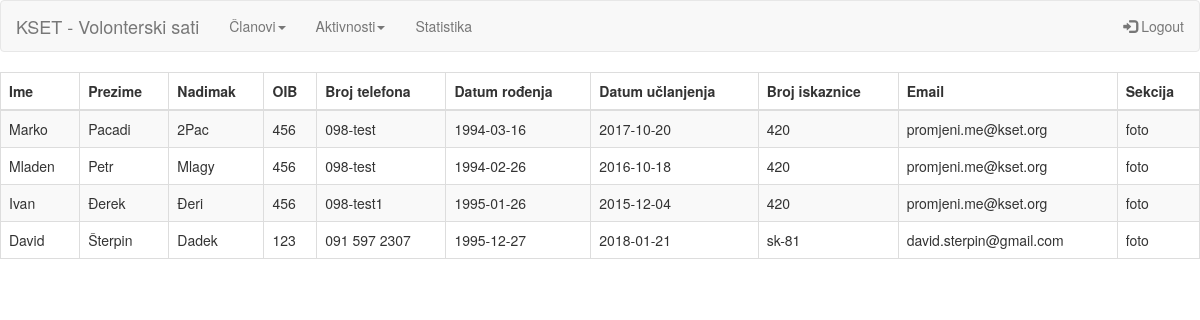
Screenshot of /members/list (signed in) with the database file from the repository.
### tables this page shows
CREATE TABLE CLAN (id integer primary key, ime text, prezime text, nadimak text, oib text default '-', mobitel text default '-', datum_rodenja date default '-', datum_uclanjenja date default '-', broj_iskaznice text default '-', email text default '-', sekcija text default '-', aktivan int default 1);

### members.py (the view)
@members_bp.route('/list', methods=['GET'])
@login_required
def list_members():
    db = DatabaseController()
    if session["access_level"] >= access_levels.SAVJETNIK:
        members = db.get_all_members()
    else:
        members = db.get_all_rows_from_table(DatabaseTables.CLAN)
    members_list = {}
    for member in members:
        if db.is_member_active(member[0]):
            members_list[member[0]] = member[1:-1]
    if session["access_level"] >= access_levels.SAVJETNIK:
        sorted_list = sorted(members_list.items(), key=lambda x: x[1][1])  # Sort po prezimenu ako je unutar sekcije
    else:
        sorted_list = sorted(members_list.items(), key=lambda x: (x[1][-1], x[1][1]))  # Sort po sekciji prvo pa prezimenu
    sorted_members = {}
    for k, v in sorted_list:
        sorted_members[k] = v
    return render_template("/members/list.html", list_records=sorted_members)

### DatabaseController.py (called while the page is built)
    def is_member_active(self, member_id):
        status = self.cursor.execute('SELECT aktivan FROM CLAN WHERE id = ?', (member_id,)).fetchone()[0]
        return status == 1

    def get_row(self, table_name, field, value, return_all=False):
        query = "SELECT * FROM %s WHERE %s = \"%s\"" % (table_name, field, value)
        self.cursor.execute(query)
        if not return_all:
            return self.cursor.fetchone()  # Fetch first one
        else:
            return self.cursor.fetchall()

    def get_all_members(self):
        self.cursor.execute("SELECT * FROM CLAN WHERE sekcija = ?", (session["section"],))
        return self.cursor.fetchall()

### auth.py (called while the page is built)
@auth_bp.before_app_request
def load_logged_in_user():
    user_id = session.get('user_id')
    if user_id is None:
        g.user = None
    else:
        g.user = DatabaseController().get_row(DatabaseTables.KORISNICKI_RACUNI, 'id', user_id)

def login_required(view):
    @functools.wraps(view)
    def wrapped_view(**kwargs):
        if g.user is None:
            flash("Nedozvoljen pristup linku. Morate se ulogirati!", "danger")
            return redirect(url_for('index'))
        return view(**kwargs)
    return wrapped_view

### templates/members/list.html (shortened to what this page needs)
{% extends "base.html" %}
{% block content %}
<head>
  <link rel="stylesheet" href="https://maxcdn.bootstrapcdn.com/bootstrap/3.4.0/css/bootstrap.min.css">
</head>
<body>
<table class="table table-striped table-bordered table-hover">
        <thead>
        <tr>
            <th>Ime</th>
            <th>Prezime</th>
            <th>Nadimak</th>
            <th>OIB</th>
            <th>Broj telefona</th>
            <th>Datum rođenja</th>
            <th>Datum učlanjenja</th>
            <th>Broj iskaznice</th>
            <th>Email</th>
            <th>Sekcija</th>
        </tr>
        </thead>
        {% for k, v in list_records.items() %}
            <tr class='clickable-row' data-href="{{ url_for('members.edit_member', member_id = k )}}">
                {% for value in v %}
                    <td>
                        {{ value }}
                    </td>
                {% endfor %}
            </tr>
        {% endfor %}
    </table>
</body>
{% endblock content %}

### templates/base.html (shortened to what this page needs)
<!doctype html>
<body>
    {% include 'includes/nav.html' %}
    <section class="content">
      {% block content %}{% endblock %}
    </section>
</body>

### templates/includes/nav.html (shortened to what this page needs)
<nav class="navbar navbar-default">
    <div class="container-fluid">
        <div class="navbar-header">
            <a class="navbar-brand" href="/">KSET - Volonterski sati</a>
        </div>
        <ul class="nav navbar-nav">
            {% if g.user is none %}
            <li><a>Bok! Da bi koristio aplikaciju moraš se ulogirati!</a></li>
            {% else %}
            <li class="dropdown"><a class="dropdown-toggle" data-toggle="dropdown" href="#">Članovi<span class="caret"></span></a>
            </li>
            <li class="dropdown"><a class="dropdown-toggle" data-toggle="dropdown" href="#">Aktivnosti<span class="caret"></span></a>
            </li>
            <li><a href="#">Statistika</a></li>
            {% endif %}
        </ul>
        {% if g.user is not none %}
        <ul class="nav navbar-nav navbar-right">
            <li><a onclick="window.location.href='/auth/logout'"><span class="glyphicon glyphicon-log-in"></span> Logout</a></li>
        </ul>
        {% endif %}
    </div>
</nav>

### rows the page displays
CLAN: ime "Marko", prezime "Pacadi", nadimak "2Pac", oib "456", mobitel "098-test", datum_rodenja "1994-03-16", datum_uclanjenja "2017-10-20", broj_iskaznice "420", email "promjeni.me@kset.org", sekcija "foto"
CLAN: ime "Mladen", prezime "Petr", nadimak "Mlagy", oib "456", mobitel "098-test", datum_rodenja "1994-02-26", datum_uclanjenja "2016-10-18", broj_iskaznice "420", email "promjeni.me@kset.org", sekcija "foto"
CLAN: ime "Ivan", prezime "Đerek", nadimak "Đeri", oib "456", mobitel "098-test1", datum_rodenja "1995-01-26", datum_uclanjenja "2015-12-04", broj_iskaznice "420", email "promjeni.me@kset.org", sekcija "foto"
CLAN: ime "David", prezime "Šterpin", nadimak "Dadek", oib "123", mobitel "091 597 2307", datum_rodenja "1995-12-27", datum_uclanjenja "2018-01-21", broj_iskaznice "sk-81", email "david.sterpin@gmail.com", sekcija "foto"
